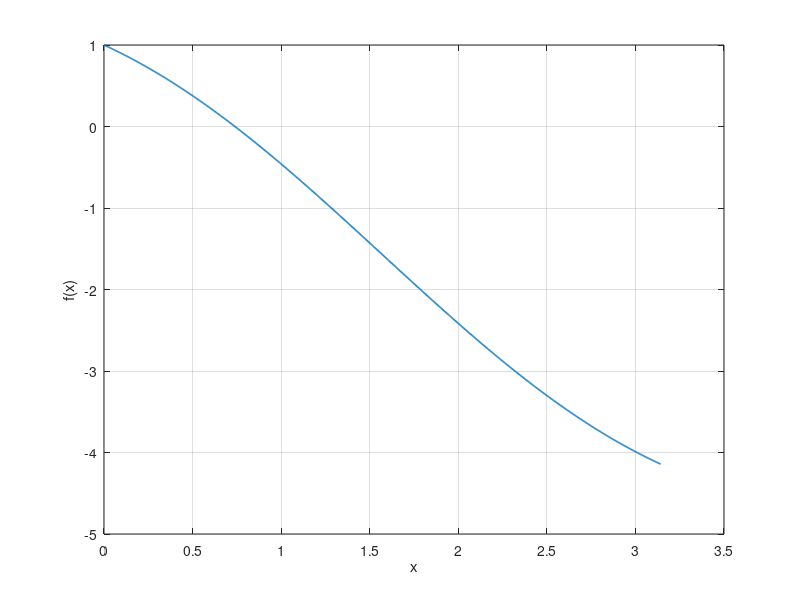

Write the MATLAB code that produced this figure. (Note: this script raises an error after producing the figure.)
%prima funzione

%f = @(x) x.^3 + 3*x - 1 - exp(-x.^2); a = 0; b = 1;

%seconda funzione

f = @(x) cos(x) - x; a = 0; b = pi;

x = linspace(a,b, 1000);
figure;
plot(x, f(x), 'LineWidth', 1.2);
grid on;
xlabel('x');
ylabel('f(x)');

xi = zeros(10,1);
k = zeros(10,1);
f_xi = zeros(10,1);

%ciclo sulle tolleranze
for i = 1:10
    eps = 10^(-i);
    [xi(i), k(i), f_xi(i)] = bisezione(a, b, f, eps);
end

for i = 1:10
    fprintf('$10^{-%d}$ & $%.10f$ & $%4d$ & $%.3e$ \\\\ \n', i, xi(i), k(i), f_xi(i));
end